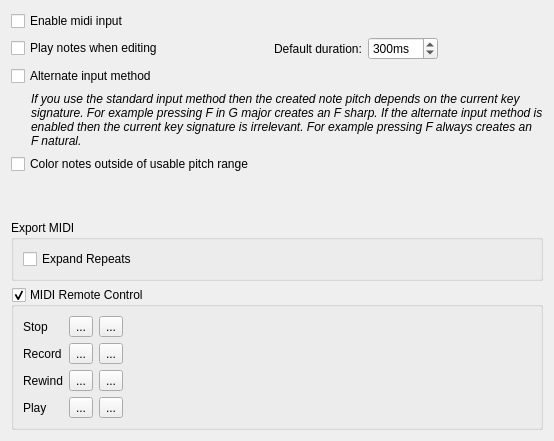
     <widget class="QWidget" name="tab4">
      <property name="accessibleName">
       <string/>
      </property>
      <attribute name="title">
       <string>Note Entry</string>
      </attribute>
      <layout class="QVBoxLayout" name="verticalLayout_2">
       <item>
        <widget class="QCheckBox" name="enableMidiInput">
         <property name="text">
          <string>Enable midi input</string>
         </property>
        </widget>
       </item>
       <item>
        <layout class="QHBoxLayout" name="horizontalLayout_4">
         <item>
          <widget class="QCheckBox" name="playNotes">
           <property name="text">
            <string>Play notes when editing</string>
           </property>
          </widget>
         </item>
         <item>
          <spacer name="horizontalSpacer_2">
           <property name="orientation">
            <enum>Qt::Horizontal</enum>
           </property>
           <property name="sizeHint" stdset="0">
            <size>
             <width>40</width>
             <height>20</height>
            </size>
           </property>
          </spacer>
         </item>
         <item>
          <widget class="QLabel" name="label_37">
           <property name="text">
            <string>Default duration:</string>
           </property>
          </widget>
         </item>
         <item>
          <widget class="QSpinBox" name="defaultPlayDuration">
           <property name="suffix">
            <string>ms</string>
           </property>
           <property name="minimum">
            <number>20</number>
           </property>
           <property name="maximum">
            <number>2000</number>
           </property>
           <property name="singleStep">
            <number>100</number>
           </property>
           <property name="value">
            <number>300</number>
           </property>
          </widget>
         </item>
         <item>
          <spacer name="horizontalSpacer_3">
           <property name="orientation">
            <enum>Qt::Horizontal</enum>
           </property>
           <property name="sizeHint" stdset="0">
            <size>
             <width>40</width>
             <height>20</height>
            </size>
           </property>
          </spacer>
         </item>
        </layout>
       </item>
       <item>
        <widget class="QCheckBox" name="alternateInput">
         <property name="text">
          <string>Alternate input method</string>
         </property>
        </widget>
       </item>
       <item>
        <widget class="QLabel" name="label_18">
         <property name="sizePolicy">
          <sizepolicy hsizetype="Expanding" vsizetype="Expanding">
           <horstretch>0</horstretch>
           <verstretch>0</verstretch>
          </sizepolicy>
         </property>
         <property name="font">
          <font>
           <italic>true</italic>
          </font>
         </property>
         <property name="text">
          <string>If you use the standard input method then the created note pitch depends on the current key signature. For example pressing F in G major creates an F sharp. If the alternate input method is enabled then the current key signature is irrelevant. For example pressing F always creates an F natural.</string>
         </property>
         <property name="wordWrap">
          <bool>true</bool>
         </property>
         <property name="indent">
          <number>20</number>
         </property>
        </widget>
       </item>
       <item>
        <widget class="QCheckBox" name="warnPitchRange">
         <property name="text">
          <string>Color notes outside of usable pitch range</string>
         </property>
        </widget>
       </item>
       <item>
        <spacer>
         <property name="orientation">
          <enum>Qt::Vertical</enum>
         </property>
         <property name="sizeHint" stdset="0">
          <size>
           <width>20</width>
           <height>40</height>
          </size>
         </property>
        </spacer>
       </item>
       <item>
        <widget class="QGroupBox" name="groupBox_8">
         <property name="sizePolicy">
          <sizepolicy hsizetype="Preferred" vsizetype="Preferred">
           <horstretch>0</horstretch>
           <verstretch>0</verstretch>
          </sizepolicy>
         </property>
         <property name="title">
          <string>Export MIDI</string>
         </property>
         <property name="flat">
          <bool>true</bool>
         </property>
         <layout class="QVBoxLayout">
          <item>
           <widget class="QCheckBox" name="expandRepeats">
            <property name="text">
             <string>Expand Repeats</string>
            </property>
           </widget>
          </item>
         </layout>
        </widget>
       </item>
       <item>
        <widget class="QGroupBox" name="rcGroup">
         <property name="toolTip">
          <string>enable midi remote control</string>
         </property>
         <property name="title">
          <string>MIDI Remote Control</string>
         </property>
         <property name="flat">
          <bool>true</bool>
         </property>
         <property name="checkable">
          <bool>true</bool>
         </property>
         <layout class="QGridLayout">
          <property name="margin">
           <number>9</number>
          </property>
          <property name="spacing">
           <number>6</number>
          </property>
          <item row="0" column="0">
           <widget class="QLabel" name="label_16">
            <property name="text">
             <string>Stop</string>
            </property>
           </widget>
          </item>
          <item row="0" column="1">
           <widget class="GreendotButton" name="stopActive">
            <property name="toolTip">
             <string>is active</string>
            </property>
            <property name="text">
             <string>...</string>
            </property>
           </widget>
          </item>
          <item row="0" column="2">
           <widget class="RecordButton" name="recordStop">
            <property name="toolTip">
             <string>record</string>
            </property>
            <property name="text">
             <string>...</string>
            </property>
           </widget>
          </item>
          <item row="0" column="3">
           <spacer>
            <property name="orientation">
             <enum>Qt::Horizontal</enum>
            </property>
            <property name="sizeHint" stdset="0">
             <size>
              <width>40</width>
              <height>20</height>
             </size>
            </property>
           </spacer>
          </item>
          <item row="1" column="0">
           <widget class="QLabel" name="label_14">
            <property name="text">
             <string>Record</string>
            </property>
           </widget>
          </item>
          <item row="1" column="1">
           <widget class="GreendotButton" name="recordActive">
            <property name="toolTip">
             <string>is active</string>
            </property>
            <property name="text">
             <string>...</string>
            </property>
           </widget>
          </item>
          <item row="1" column="2">
           <widget class="RecordButton" name="recordRecord">
            <property name="toolTip">
             <string>record</string>
            </property>
            <property name="text">
             <string>...</string>
            </property>
           </widget>
          </item>
          <item row="2" column="0">
           <widget class="QLabel" name="label_15">
            <property name="text">
             <string>Rewind</string>
            </property>
           </widget>
          </item>
          <item row="2" column="1">
           <widget class="GreendotButton" name="rewindActive">
            <property name="toolTip">
             <string>is active</string>
            </property>
            <property name="text">
             <string>...</string>
            </property>
           </widget>
          </item>
          <item row="2" column="2">
           <widget class="RecordButton" name="recordRewind">
            <property name="toolTip">
             <string>record</string>
            </property>
            <property name="text">
             <string>...</string>
            </property>
           </widget>
          </item>
          <item row="3" column="0">
           <widget class="QLabel" name="label_20">
            <property name="text">
             <string>Play</string>
            </property>
           </widget>
          </item>
          <item row="3" column="1">
           <widget class="GreendotButton" name="playActive">
            <property name="toolTip">
             <string>is active</string>
            </property>
            <property name="text">
             <string>...</string>
            </property>
           </widget>
          </item>
          <item row="3" column="2">
           <widget class="RecordButton" name="recordPlay">
            <property name="toolTip">
             <string>record</string>
            </property>
            <property name="text">
             <string>...</string>
            </property>
           </widget>
          </item>
         </layout>
        </widget>
       </item>
      </layout>
     </widget>
